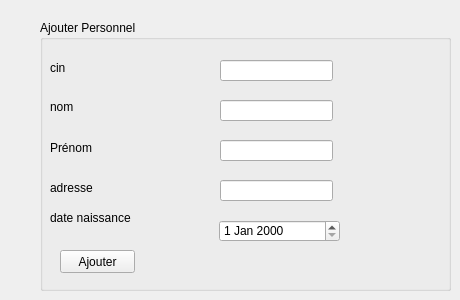
      <widget class="QWidget" name="tab_16">
       <attribute name="title">
        <string>ajouter personnel</string>
       </attribute>
       <widget class="QGroupBox" name="groupBox_14">
        <property name="geometry">
         <rect>
          <x>40</x>
          <y>20</y>
          <width>411</width>
          <height>271</height>
         </rect>
        </property>
        <property name="title">
         <string>Ajouter Personnel</string>
        </property>
        <widget class="QLabel" name="label_46">
         <property name="geometry">
          <rect>
           <x>10</x>
           <y>40</y>
           <width>71</width>
           <height>16</height>
          </rect>
         </property>
         <property name="text">
          <string>cin</string>
         </property>
        </widget>
        <widget class="QLabel" name="label_47">
         <property name="geometry">
          <rect>
           <x>10</x>
           <y>80</y>
           <width>47</width>
           <height>13</height>
          </rect>
         </property>
         <property name="text">
          <string>nom</string>
         </property>
        </widget>
        <widget class="QLabel" name="label_48">
         <property name="geometry">
          <rect>
           <x>10</x>
           <y>120</y>
           <width>151</width>
           <height>16</height>
          </rect>
         </property>
         <property name="text">
          <string>Prénom</string>
         </property>
        </widget>
        <widget class="QLineEdit" name="cin_per">
         <property name="geometry">
          <rect>
           <x>180</x>
           <y>40</y>
           <width>113</width>
           <height>21</height>
          </rect>
         </property>
        </widget>
        <widget class="QLineEdit" name="nom_per_2">
         <property name="geometry">
          <rect>
           <x>180</x>
           <y>80</y>
           <width>113</width>
           <height>21</height>
          </rect>
         </property>
        </widget>
        <widget class="QLineEdit" name="prenom_per_2">
         <property name="geometry">
          <rect>
           <x>180</x>
           <y>120</y>
           <width>113</width>
           <height>21</height>
          </rect>
         </property>
         <property name="inputMethodHints">
          <set>Qt::ImhNone</set>
         </property>
         <property name="maxLength">
          <number>40</number>
         </property>
        </widget>
        <widget class="QPushButton" name="pushButton_19">
         <property name="geometry">
          <rect>
           <x>20</x>
           <y>230</y>
           <width>75</width>
           <height>23</height>
          </rect>
         </property>
         <property name="text">
          <string>Ajouter</string>
         </property>
        </widget>
        <widget class="QLabel" name="label_49">
         <property name="geometry">
          <rect>
           <x>10</x>
           <y>160</y>
           <width>121</width>
           <height>16</height>
          </rect>
         </property>
         <property name="text">
          <string>adresse</string>
         </property>
        </widget>
        <widget class="QLineEdit" name="adresse_per_2">
         <property name="geometry">
          <rect>
           <x>180</x>
           <y>160</y>
           <width>113</width>
           <height>21</height>
          </rect>
         </property>
        </widget>
        <widget class="QLabel" name="label_82">
         <property name="geometry">
          <rect>
           <x>10</x>
           <y>190</y>
           <width>121</width>
           <height>16</height>
          </rect>
         </property>
         <property name="text">
          <string>date naissance</string>
         </property>
        </widget>
        <widget class="QDateEdit" name="dateEdit">
         <property name="geometry">
          <rect>
           <x>179</x>
           <y>200</y>
           <width>121</width>
           <height>22</height>
          </rect>
         </property>
        </widget>
       </widget>
      </widget>
